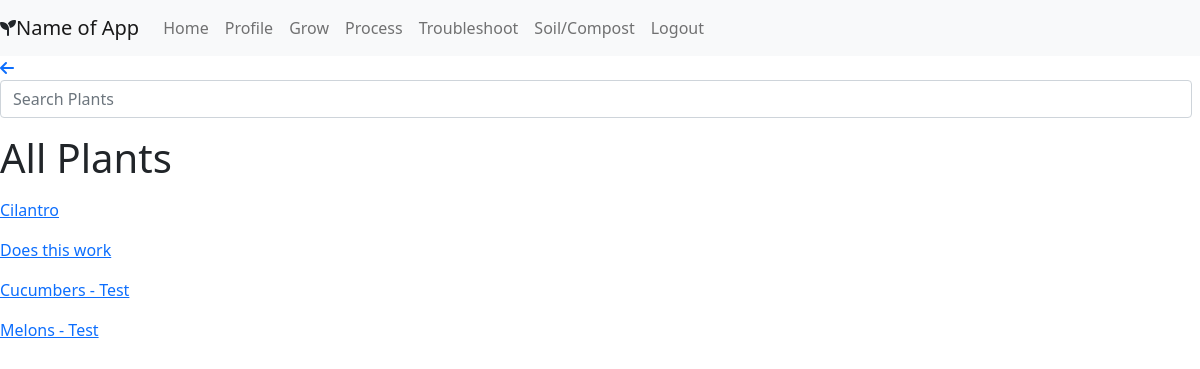
The page /grow/all_plants on the database as committed earlier.
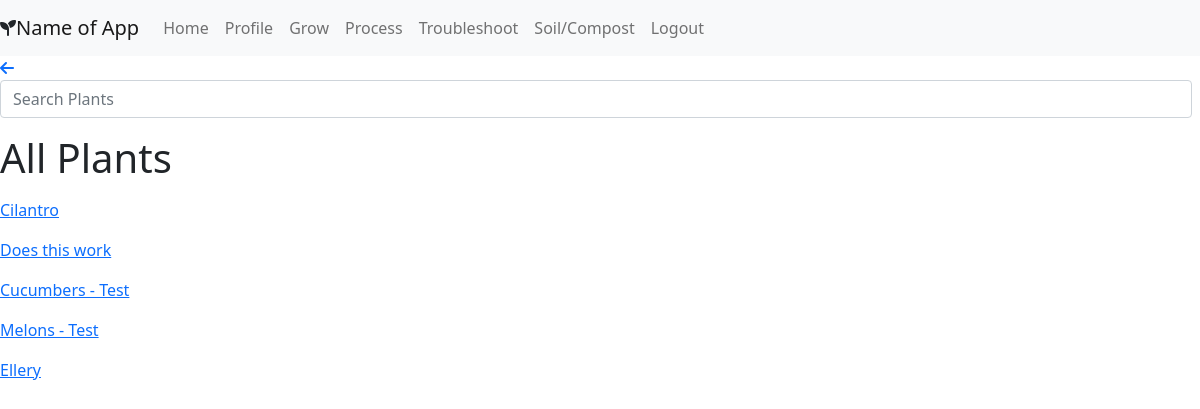
The same page on the database as committed later.
### portfolio/models.py (models this page shows, shortened)
class Plant(models.Model):
    users_like = models.ManyToManyField(User, related_name = "plants_liked")
    category = models.CharField(max_length = 45)
    name = models.CharField(max_length = 45)
    plant_pic = models.ImageField(upload_to=None, height_field=None, width_field=None, max_length=100, blank=True, null=True)
    latin_name = models.CharField(max_length = 45, null=True)
    sun = models.CharField(max_length = 45, null=True)
    water = models.CharField(max_length = 255, null=True)
    spacing = models.CharField(max_length = 45, null=True)
    height_width = models.CharField(max_length = 45, null=True)
    days_to_harvest = models.CharField(max_length = 45, null=True)
    pH = models.CharField(max_length = 45, null=True)
    planting = models.TextField(null = True)
    family=models.CharField(max_length = 45, null=True)
    soil_reqs = models.TextField(null = True)
    companion_plants = models.TextField(null = True)
    dont_plant_near = models.TextField(null = True)
    pruning = models.TextField(null = True)
    harvesting = models.TextField(null = True)
    common_pests = models.TextField(null = True)
    medicinal_props = models.TextField(null = True)
    edibility = models.TextField(null = True)
    other_uses = models.TextField(null = True)
    specific_notes = models.TextField(null = True)
    created_at = models.DateTimeField(auto_now_add=True)
    updated_at = models.DateTimeField(auto_now=True)
    objects = PlantManager()

### portfolio/views.py (the view)
# urls.py: path('grow/all_plants', views.all_plants),
def all_plants(request):
    context={
        'all_plants': Plant.objects.all()
    }
    return render(request, 'all_plants.html', context)

### portfolio/templates/all_plants.html (shortened to what this page needs)
<!DOCTYPE html>
<html lang="en">
<head>
    <link href="https://cdn.jsdelivr.net/npm/bootstrap@5.0.0-beta3/dist/css/bootstrap.min.css" rel="stylesheet"
>
    <link rel="stylesheet" href="https://cdn.jsdelivr.net/npm/bootstrap-icons@1.4.1/font/bootstrap-icons.css">
    {% load static %}
    <link rel="stylesheet" href="{% static 'css/styles.css' %}">
</head>
<body>
    <div>
        <nav class="navbar navbar-expand-lg navbar-light bg-light sticky-top">
            <i class="fas fa-seedling"></i><a class="navbar-brand" href="#"> Name of App</a>
            <div class="collapse navbar-collapse" id="navbarNavAltMarkup">
                <div class="navbar-nav">
                    <a class="nav-item nav-link" href="/home">Home</a>
                    <a class="nav-item nav-link" href="/profile/{{current_user.id}}">Profile</a>
                    <a class="nav-item nav-link" href="/grow">Grow</a>
                    <a class="nav-item nav-link" href="#">Process</a>
                    <a class="nav-item nav-link" href="#">Troubleshoot</a>
                    <a class="nav-item nav-link" href="#">Soil/Compost</a>
                    <a class="nav-item nav-link" href="/logout">Logout</a>
                </div>
            </div>
        </nav>
    </div>
    <a href="javascript:history.back()"><i class="fas fa-arrow-left"></i></a>
        <form class="d-flex" id="plant_search" method="POST">
            <input class="form-control me-2" id="searchbar" type="text" name="search"
                placeholder="Search Plants">
        </form>
    <h1>All Plants</h1>
    {% for plant in all_plants %}
    <a href="/grow/details/{{plant.id}}">
        <p>{{plant.name}}</p>
    </a>
    {% endfor %}
</body>
</html>

Rows that differ between the two databases and show on the page:
added Plant: name "Ellery"
